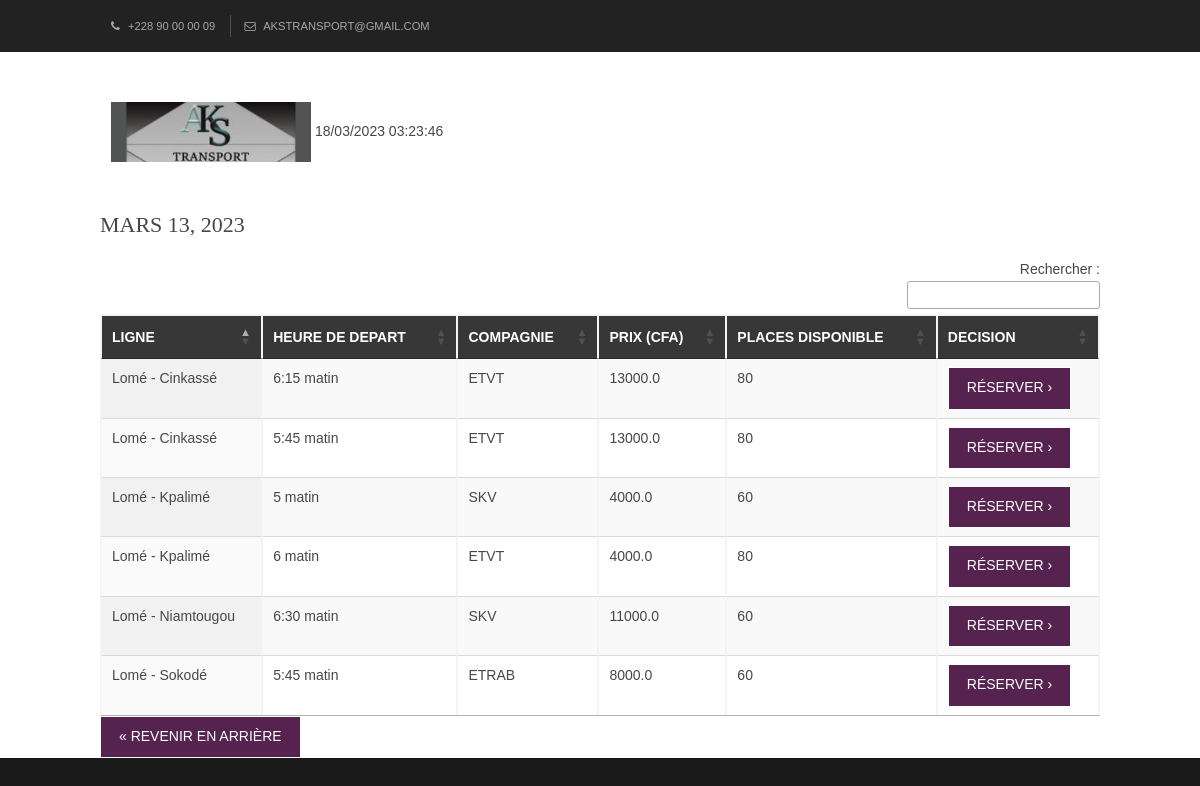
/1/, run on the app's committed database.
### akst/models.py (models this page shows)
class date_depart(models.Model):
    ladate=models.DateField()

class infoligne(models.Model):
    date_dep=models.ForeignKey('date_depart',on_delete=models.DO_NOTHING)
    heure_dep=models.ForeignKey('heure_depart',on_delete=models.DO_NOTHING)
    ligne_id=models.ForeignKey('ligne',on_delete=models.DO_NOTHING)
    bus_id=models.ForeignKey('bus', on_delete=models.DO_NOTHING)

class ligne(models.Model):
    ville_dep=models.ForeignKey('v_depart',on_delete=models.DO_NOTHING )
    ville_arr=models.ForeignKey('v_arrivee',on_delete=models.DO_NOTHING )
    prix=models.FloatField(default=0)

class v_depart(models.Model):
    ville_id=models.ForeignKey('ville', on_delete=models.DO_NOTHING)

class ville(models.Model):
    nom_ville=models.CharField(max_length=100)

class v_arrivee(models.Model):
    ville_id=models.ForeignKey('ville', on_delete=models.DO_NOTHING)

class heure_depart(models.Model):
    l_heure=models.TimeField(default='05:00.0')

class bus(models.Model):
    matricule_bus=models.CharField(max_length=12)
    nb_place=models.PositiveSmallIntegerField(default=0)
    compagnie_id=models.ForeignKey('compagnie', on_delete=models.DO_NOTHING)

class compagnie(models.Model):
    nom_cp=models.CharField(max_length=10)
    siege_cp=models.CharField(max_length=100)

### akst/views.py (the view)
# urls.py: path('<int:date_depart_id>/',views.result,name='result'),
def result(request, date_depart_id):
    context = {"rdt": get_object_or_404(date_depart, pk=date_depart_id),
               "infln": infoligne.objects.all().filter(date_dep=date_depart_id).order_by('ligne_id'),
               }
    return render(request, 'result.html', context)

### akst/templates/result.html (shortened to what this page needs)
<!DOCTYPE html>
{% extends 'base.html' %}
{% block contenu %}
<div style="margin: auto;padding: auto; width: 1000px;">
<caption><h1>{{ rdt.ladate }}</h1></caption>
<div class="scrollable">
  <table id="tableau" class="display">
    <thead>
      <tr>
        <th>LIGNE</th>
        <th>HEURE DE DEPART</th>
        <th>COMPAGNIE</th>
        <th>PRIX (CFA)</th>
        <th>PLACES DISPONIBLE</th>
        <th>DECISION</th>
      </tr>
    </thead>
    <tbody>
    {% for i in infln %}
      <tr>
        <td> {{i.ligne_id.ville_dep.ville_id.nom_ville}} - {{i.ligne_id.ville_arr.ville_id.nom_ville}} </td>
        <td> {{i.heure_dep.l_heure}} </td>
        <td> {{ i.bus_id.compagnie_id.nom_cp }} </td>
        <td> {{i.ligne_id.prix}} </td>
        <td> {{i.bus_id.nb_place}} </td>
        <td>
          <footer><a class="btn" href="#">Réserver &rsaquo;</a></footer>
        </td>
      </tr>
      {% endfor %}
    </tbody>
  </table>
</div>
<footer><a class="btn" href="{% url 'akst:index' %} ">&laquo; Revenir en arrière</a></footer>
</div>
{% endblock contenu %}

### akst/templates/base.html (shortened to what this page needs)
<!DOCTYPE html>
{% load static %}
{% load customtags %}
<html lang="fr">
<head>
  <link rel="stylesheet" href="{% static 'layout.css' %}" type="text/css" media="all">
  <link rel="stylesheet" href="{% static 'akst/css/style.css' %}">
  <link rel="stylesheet" href="{% static 'akst/css/framework.css' %}">
  <link rel="stylesheet" href="{% static 'akst/css/font-awesome.min.css' %}">
  <link rel="stylesheet" type="text/css" href=" {% static 'akst/DataTables/media/css/jquery.dataTables.min.css' %} ">
</head>
<body id="top">
  <div class="wrapper row0">
    <div id="topbar" class="hoc clear">
      <div class="fl_left">
        <ul>
          <li><i class="fa fa-phone"></i> +228 90 00 00 09</li>
          <li><i class="fa fa-envelope-o"></i> akstransport@gmail.com</li>
        </ul>
      </div>
    </div>
  </div>
  <div class="wrapper row1">
    <header id="header" class="hoc clear">
      <div id="logo" class="fl_left">
        <img src="{% static 'images/logo1.png' %}" alt="">
        {% now 'd/m/Y H:i:s' %}
      </div>
    </header>
    {% block contenu %}
    {% endblock contenu %}
  </div>
</body>
</html>

### aks_t/static/layout.css (style rules this page uses)
#topbar { padding: 15px 0; font-size: .8rem; text-transform: uppercase; }
#topbar * { margin: 0; padding: 0; list-style: none; }
#topbar ul li { display: inline-block; margin-right: 10px; padding-right: 15px; border-right: 1px solid; }
#topbar ul li:last-child { margin-right: 0; padding-right: 0; border-right: none; }
#topbar i { margin: 0 5px 0 0; line-height: normal; }
#header { padding: 50px 0; }
#header #logo * { margin: 0; padding: 0; line-height: 1; }
*, *::before, *::after { transition: all .28s ease-in-out; }
table, th, td { border: 1px solid; border-collapse: collapse; vertical-align: top; }
table, th { table-layout: auto; }
table { width: 100%; margin-bottom: 15px; }
th, td { padding: 5px 8px; }
td { border-width: 0 1px; }
body { color: #A8A7A6; background-color: #191919; }
a { color: #562351; }
.btn, .btn.inverse:hover { color: #FFFFFF; background-color: #562351; border-color: #562351; }
.row0, .row0 a { color: #A8A7A6; background-color: #222222; }
.row1 { color: #474747; background-color: #FFFFFF; }
#topbar, #topbar ul li { border-color: rgba(255, 255, 255, .2); }
table, th, td, #comments .avatar, #comments input, #comments textarea { border-color: #F4F4F4; }
th { color: #FFFFFF; background-color: #373737; }
tr, #comments li, #comments input[type="submit"], #comments input[type="reset"] { color: inherit; background-color: #FBFBFB; }
tr:nth-child(even), #comments li:nth-child(even) { color: inherit; background-color: #F7F7F7; }
table a, #comments a { background-color: inherit; }
@media screen and (min-width:978px) { .hoc { max-width: 978px; } }

### akst/static/akst/css/framework.css (style rules this page uses)
a { color: #562351; }
html { overflow-y: scroll; overflow-x: hidden; }
html, body { color: #A8A7A6; background-color: #191919; margin: 0; padding: 0; font-size: 14px; line-height: 1.6em; }
*, *::before, *::after { box-sizing: border-box; }
.btn { display: inline-block; padding: 8px 18px 10px; text-transform: uppercase; border: 1px solid; }
.clear, .group { display: block; }
.clear::before, .clear::after, .group::before, .group::after { display: table; content: ""; }
.clear, .clear::after, .group, .group::after { clear: both; }
a { outline: none; text-decoration: none; }
.fl_left, .imgl { float: left; }
img { width: auto; max-width: 100%; height: auto; margin: 0; padding: 0; border: none; line-height: normal; vertical-align: middle; }
body, input, textarea, select { font-family: Verdana, Geneva, sans-serif; }
h1, h2, h3, h4, h5, h6, .heading { font-family: Georgia, "Times New Roman", Times, serif; }
h1, h2, h3, h4, h5, h6, .heading { margin: 0 0 20px 0; font-size: 22px; line-height: normal; font-weight: normal; text-transform: uppercase; }
.wrapper { display: block; position: relative; width: 100%; margin: 0; padding: 0; text-align: left; word-wrap: break-word; }
.hoc { display: block; margin: 0 auto; }
address, article, aside, figcaption, figure, footer, header, main, nav, section { display: block; margin: 0; padding: 0; }

### data on the page
date_depart: ladate "MARS 13, 2023"
infoligne: ligne_id.ville_dep.ville_id.nom_ville "Lomé", ligne_id.ville_arr.ville_id.nom_ville "Kpalimé", heure_dep.l_heure "5 matin", bus_id.compagnie_id.nom_cp "SKV", ligne_id.prix "4000.0", bus_id.nb_place "60"
infoligne: ligne_id.ville_dep.ville_id.nom_ville "Lomé", ligne_id.ville_arr.ville_id.nom_ville "Kpalimé", heure_dep.l_heure "6 matin", bus_id.compagnie_id.nom_cp "ETVT", ligne_id.prix "4000.0", bus_id.nb_place "80"
infoligne: ligne_id.ville_dep.ville_id.nom_ville "Lomé", ligne_id.ville_arr.ville_id.nom_ville "Sokodé", heure_dep.l_heure "5:45 matin", bus_id.compagnie_id.nom_cp "ETRAB", ligne_id.prix "8000.0", bus_id.nb_place "60"
infoligne: ligne_id.ville_dep.ville_id.nom_ville "Lomé", ligne_id.ville_arr.ville_id.nom_ville "Niamtougou", heure_dep.l_heure "6:30 matin", bus_id.compagnie_id.nom_cp "SKV", ligne_id.prix "11000.0", bus_id.nb_place "60"
infoligne: ligne_id.ville_dep.ville_id.nom_ville "Lomé", ligne_id.ville_arr.ville_id.nom_ville "Cinkassé", heure_dep.l_heure "6:15 matin", bus_id.compagnie_id.nom_cp "ETVT", ligne_id.prix "13000.0", bus_id.nb_place "80"
infoligne: ligne_id.ville_dep.ville_id.nom_ville "Lomé", ligne_id.ville_arr.ville_id.nom_ville "Cinkassé", heure_dep.l_heure "5:45 matin", bus_id.compagnie_id.nom_cp "ETVT", ligne_id.prix "13000.0", bus_id.nb_place "80"
